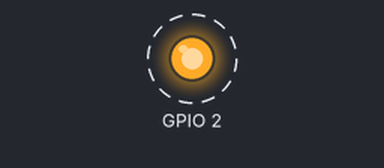
A program run on a simulated ESP32. Parts: output pins drawn as LEDs (lit = HIGH). Dashed ring = blinking. WiFi joins after 1.5 s; servers stay silent unless stated; not simulated (calls return 0 or success): credentials.h.

Above: at 2.5 s.
Timing chart, 0 to 6.6 s (numbered marks = the images above):
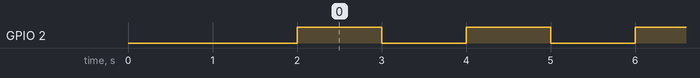

Measured:
- by itself, GPIO 2: alternates HIGH for 1.0 s and LOW for 1.0 s

The program:

main.cpp
```cpp
#include <WiFi.h>
#include <ArduinoOTA.h>

/* The credentials.h file has the following format:
 *
 * const char *ssid = "SSID";
 * const char *password = "PASSWORD";
 *
 * This is to store credentials securely and ensure
 * that they are not exposed on a git repo.
 */
#include "credentials.h"

void OTAsetup() {
    // Set up WiFi connection
    WiFi.mode(WIFI_STA);
    WiFi.begin(ssid, password);
    // Wait for WiFi connection
    while (WiFi.status() != WL_CONNECTED) delay(1000);
    ArduinoOTA.begin();
}

void OTAloop() {
  ArduinoOTA.handle();
}

void setup(){
  OTAsetup();
  pinMode(2, OUTPUT);
}

void loop() {
  OTAloop();
  digitalWrite(2, HIGH);
  delay(1000);
  digitalWrite(2, LOW);
  delay(1000);
}
```
